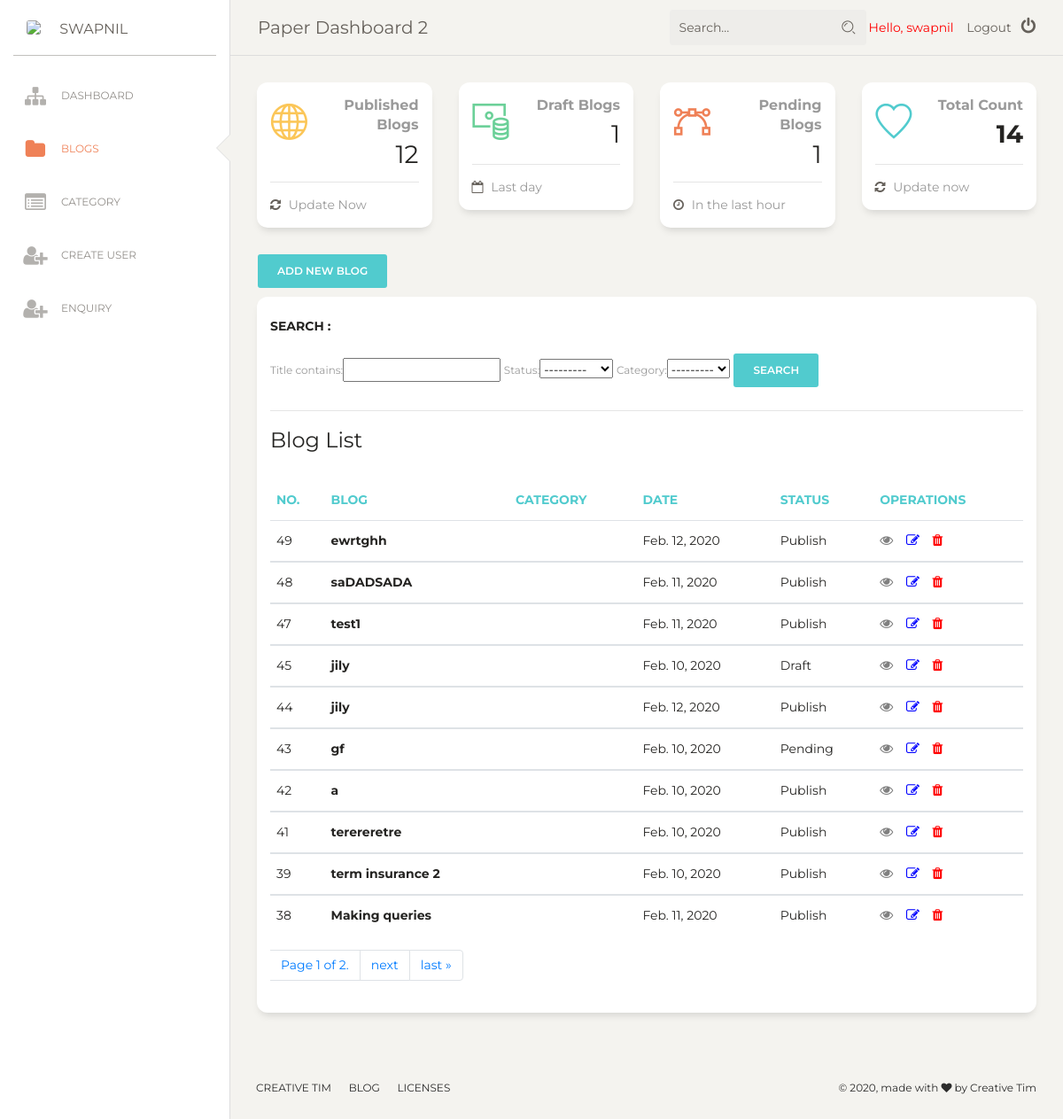
/admin-panel/blogslist/ (signed in), run on the app's committed database.
### blogs/models.py (models this page shows, shortened)
class Blog(models.Model):
    STATUS = (
        ('Publish', 'Publish'),
        ('Draft', 'Draft'),
        ('Pending', 'Pending')
    )
    title = models.CharField(max_length= 100, blank= False )
    description = models.CharField(max_length= 160 , blank= False)
    content = RichTextField()
    slug = models.SlugField(max_length= 100, unique= True, blank= False)
    image = models.ImageField(null= True, blank= True, upload_to= 'images/')
    status = models.CharField(max_length= 15, choices= STATUS, blank= False)
    category = models.ForeignKey(Category, on_delete=models.CASCADE)
    Date = models.DateField(auto_now= True)

### dashboard/views.py (the view)
# urls.py: path('blogslist/', views.BlogList, name= 'bloglist'),
@login_required(login_url = 'login')
def BlogList(request):
    bloglist = Blog.objects.all().order_by('-id')
    myFilter = BlogFilter(request.GET, queryset = bloglist)
    bloglist =  myFilter.qs
    paginator = Paginator(bloglist, 10) # Show 25 contacts per page.
    page_number = request.GET.get('page')
    bloglist = paginator.get_page(page_number)
    Publishcount  = Blog.objects.filter(status = 'Publish').count()
    Draftcount  = Blog.objects.filter(status = 'Draft').count()
    Pendingcount  = Blog.objects.filter(status = 'Pending').count()
    totalcount  = Blog.objects.all().count()
    contex = {
              'Publishcount':Publishcount,
               'Draftcount' : Draftcount,
                'Pendingcount': Pendingcount,
                'totalcount' : totalcount,
                'myFilter' : myFilter,
                'Blogs': bloglist }
    return render (request, 'viewblogs.html', contex )

### dashboard/templates/viewblogs.html (shortened to what this page needs)
{% extends 'base.html' %}
{% block activeblog %}<li class="active">{% endblock activeblog %}
  {% block content %}
  <div class="content">
    <div class="row">
      <div class="col-lg-3 col-md-6 col-sm-6">
        <div class="card card-stats">
          <div class="card-body ">
            <div class="row">
              <div class="col-5 col-md-4">
                <div class="icon-big text-center icon-warning">
                  <i class="nc-icon nc-globe text-warning"></i>
                </div>
              </div>
              <div class="col-7 col-md-8">
                <div class="numbers">
                  <p class="card-category"><strong> Published Blogs</strong></p>
                  <p class="card-title">{{Publishcount}}
                  </p>
                </div>
              </div>
            </div>
          </div>
          <div class="card-footer ">
            <hr>
            <div class="stats">
              <i class="fa fa-refresh"></i> Update Now
            </div>
          </div>
        </div>
      </div>
      <div class="col-lg-3 col-md-6 col-sm-6">
        <div class="card card-stats">
          <div class="card-body ">
            <div class="row">
              <div class="col-5 col-md-4">
                <div class="icon-big text-center icon-warning">
                  <i class="nc-icon nc-money-coins text-success"></i>
                </div>
              </div>
              <div class="col-7 col-md-8">
                <div class="numbers">
                  <p class="card-category"><strong> Draft Blogs</strong></p>
                  <p class="card-title">{{Draftcount}}
                  </p>
                </div>
              </div>
            </div>
          </div>
          <div class="card-footer ">
            <hr>
            <div class="stats">
              <i class="fa fa-calendar-o"></i> Last day
            </div>
          </div>
        </div>
      </div>
      <div class="col-lg-3 col-md-6 col-sm-6">
        <div class="card card-stats">
          <div class="card-body ">
            <div class="row">
              <div class="col-5 col-md-4">
                <div class="icon-big text-center icon-warning">
                  <i class="nc-icon nc-vector text-danger"></i>
                </div>
              </div>
              <div class="col-7 col-md-8">
                <div class="numbers">
                  <p class="card-category"><strong> Pending Blogs</strong></p>
                  <p class="card-title">{{Pendingcount}}
                  </p>
                </div>
              </div>
            </div>
          </div>
          <div class="card-footer ">
            <hr>
            <div class="stats">
              <i class="fa fa-clock-o"></i> In the last hour
            </div>
          </div>
        </div>
      </div>
      <div class="col-lg-3 col-md-6 col-sm-6">
        <div class="card card-stats">
          <div class="card-body ">
            <div class="row">
              <div class="col-5 col-md-4">
                <div class="icon-big text-center icon-warning">
                  <i class="nc-icon nc-favourite-28 text-primary"></i>
                </div>
              </div>
              <div class="col-7 col-md-8">
                <div class="numbers">
                  <p class="card-category"><strong>Total Count</strong></p>
                  <p class="card-title"><strong>{{totalcount}}</strong>
                  </p>
                </div>
              </div>
            </div>
          </div>
          <div class="card-footer ">
            <hr>
            <div class="stats">
              <i class="fa fa-refresh"></i> Update now
            </div>
          </div>
        </div>
      </div>
    </div>
    <a class="btn btn-primary" href="{% url 'createblog' %}"> Add New Blog </a>
    <div class="content">
      <div class="row">
        <div class="col-md-12">
          <div class="card">
            <div class="card-header">
              <form method="GET">
                <h6 class="card-title"> Search : </h6>
                {{myFilter.form}}
                <button class="btn btn-primary" type="submit"> Search</button>
                <hr>
              </form>
              <h4 class="card-title"> Blog List</h4>
            </div>
            <div class="card-body">
              <div class="table-responsive">
                <table class="table">
                  <thead class=" text-primary">
                    <th>
                      No.
                    </th>
                    <th>
                      Blog
                    </th>
                    <th>
                      Category
                    </th>
                    <th>
                      Date
                    </th>
                    <th>
                      Status
                    </th>
                    <th>
                      Operations
                    </th>
                  </thead>
                  {% for blog in Blogs %}
                  <tbody>
                    <tr>
                      <td>
                        {{blog.id}}
                      </td>
                      <td>
                        <strong>{{blog.title}}</strong>
                      </td>
                      <td>
                      </td>
                      <td>
                        {{blog.Date}}
                      </td>
                      <td>
                        {{blog.status}}
                      </td>
                      <td>
                        <a href="/{{blog.slug}}"> <i class="fa fa-eye" style='font-size:15px;color:gray'></i></a>
                        <a href="{% url 'updateblog' blog.slug %}"> &nbsp; &nbsp;<i class="fa fa-edit"
                            style='font-size:15px;color:blue'></i></i></a>
                        <a href="{% url 'deleteblog' blog.slug %}"> &nbsp; &nbsp;<i class="fa fa-trash"
                            style='font-size:15px;color:red'></i></a>
                      </td>
                    </tr>
                  </tbody>
                  {% endfor %}
                </table>
                {% include 'pagination.html' %}
              </div>
            </div>
          </div>
        </div>
      </div>
    </div>
  </div>
  {% endblock content %}

### templates/base.html (shortened to what this page needs)
<!DOCTYPE html>
<html lang="en">
{% load static %}
<head>
  <link href="https://maxcdn.bootstrapcdn.com/font-awesome/latest/css/font-awesome.min.css" rel="stylesheet">
  <link href="{% static 'assets/css/bootstrap.min.css' %}" rel="stylesheet" />
  <link href="{% static 'assets/css/paper-dashboard.css' %}" rel="stylesheet" />
  <link href="{% static 'assets/demo/demo.css' %}" rel="stylesheet" />
</head>
<body class="">
  <div class="wrapper ">
    <div class="sidebar" data-color="white" data-active-color="danger">
      <div class="logo">
        <a href="http://www.creative-tim.com" class="simple-text logo-mini">
          <div class="logo-image-small">
            <img src="{% static 'assets/img/logo-small.png' %}">
          </div>
        </a>
        <a href="#" class="simple-text logo-normal">
          {{request.user}}
        </a>
      </div>
      <div class="sidebar-wrapper">
        <ul class="nav">
          <li>
            <a href="{% url 'index' %}">
              <i class="fa fa-sitemap"></i>
              <p>Dashboard</p>
            </a>
          </li>
          <li>
            {% block activeblog %} {% endblock activeblog %}
            <a href="{% url 'bloglist' %}">
              <i class="fa fa-folder"></i>
              <p>Blogs</p>
            </a>
          </li>
          <li>
            <a href="{% url 'categorylist' %}">
              <i class="fa fa-list-alt"></i>
              <p>Category</p>
            </a>
          </li>
          <li>
            <a href="{% url 'register' %}">
              <i class="fa fa-user-plus"></i>
              <p>Create User</p>
            </a>
          </li>
          <li>
            <a href="{% url 'enquiry' %}">
              <i class="fa fa-user-plus"></i>
              <p>Enquiry</p>
            </a>
          </li>
        </ul>
      </div>
    </div>
    <div class="main-panel">
      <nav class="navbar navbar-expand-lg navbar-absolute fixed-top navbar-transparent">
        <div class="container-fluid">
          <div class="navbar-wrapper">
            <a class="navbar-brand" href="#pablo">Paper Dashboard 2</a>
          </div>
          <div class="collapse navbar-collapse justify-content-end" id="navigation">
            <form>
              <div class="input-group no-border">
                <input type="text" value="" class="form-control" placeholder="Search...">
                <div class="input-group-append">
                  <div class="input-group-text">
                    <i class="nc-icon nc-zoom-split"></i>
                  </div>
                </div>
              </div>
            </form>
            <span style = "color: red;">Hello, {{request.user}} &nbsp; &nbsp; </span>
            <a type="button" href="{% url 'logout'%}"> Logout &nbsp; <i class="fa fa-power-off" style="font-size:19px"></i></a>
          </div>
        </div>
      </nav>
      {% block content %}
      {% endblock content %}
      <footer class="footer footer-black  footer-white ">
        <div class="container-fluid">
          <div class="row">
            <nav class="footer-nav">
              <ul>
                <li>
                  <a href="https://www.creative-tim.com" target="_blank">Creative Tim</a>
                </li>
                <li>
                  <a href="http://blog.creative-tim.com/" target="_blank">Blog</a>
                </li>
                <li>
                  <a href="https://www.creative-tim.com/license" target="_blank">Licenses</a>
                </li>
              </ul>
            </nav>
            <div class="credits ml-auto">
              <span class="copyright">
                ©
                , made with <i class="fa fa-heart heart"></i> by Creative Tim
              </span>
            </div>
          </div>
        </div>
      </footer>
    </div>
  </div>
</body>
</html>

### dashboard/templates/pagination.html (shortened to what this page needs)
<div class="pagination">
    <ul class="pagination">
        <span class="current">
          <li class="page-item page-link"> Page {{ Blogs.number }} of {{ Blogs.paginator.num_pages }}.</li>
        </span>
        {% if Blogs.has_next %}
        <li class="page-item"><a class="page-link" href="?page={{ Blogs.next_page_number }}">next</a></li>
        <li class="page-item"><a class="page-link" href="?page={{ Blogs.paginator.num_pages }}">last &raquo;</a></li>
        {% endif %}
  </ul>
</div>

### data on the page
Blog: id "49", title "ewrtghh", Date "Feb. 12, 2020", status "Publish"
Blog: id "48", title "saDADSADA", Date "Feb. 11, 2020", status "Publish"
Blog: id "47", title "test1", Date "Feb. 11, 2020", status "Publish"
Blog: id "45", title "jily", Date "Feb. 10, 2020", status "Draft"
Blog: id "44", title "jily", Date "Feb. 12, 2020", status "Publish"
Blog: id "43", title "gf", Date "Feb. 10, 2020", status "Pending"
Blog: id "42", title "a", Date "Feb. 10, 2020", status "Publish"
Blog: id "41", title "terereretre", Date "Feb. 10, 2020", status "Publish"
Blog: id "39", title "term insurance 2", Date "Feb. 10, 2020", status "Publish"
Blog: id "38", title "Making queries", Date "Feb. 11, 2020", status "Publish"

### other printed values
{{ request.user }} "SWAPNIL"
{{ request.user }} "swapnil"
{{ Publishcount }} "12"
{{ Draftcount }} "1"
{{ Pendingcount }} "1"
{{ totalcount }} "14"
{{ Blogs.number }} "1"
{{ Blogs.paginator.num_pages }} "2"
